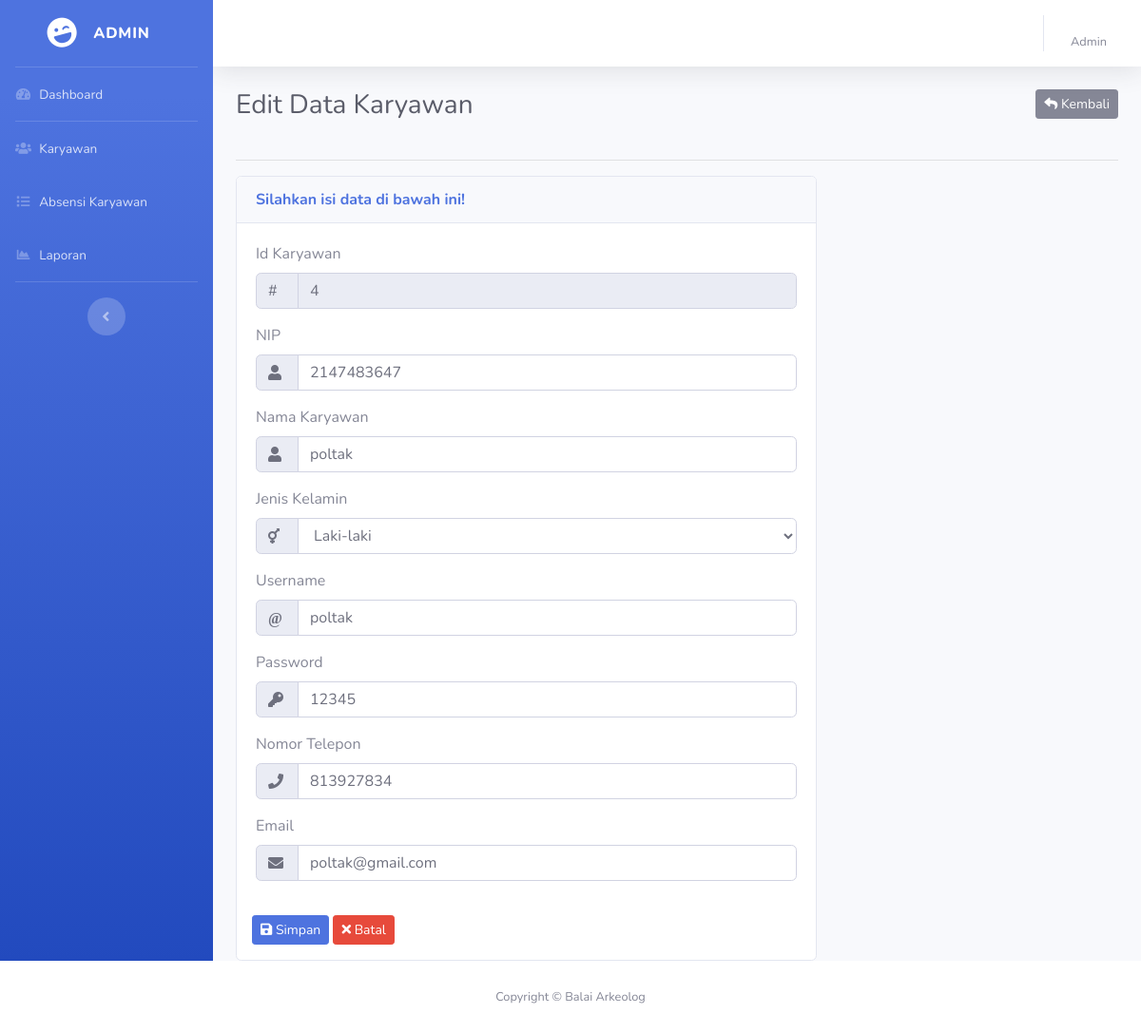
The app's page /admin/edit_karyawan.php?id=4 (signed in) with its own data.
### tables this page shows
CREATE TABLE `user` (
  `id` int(11) NOT NULL,
  `nip` int(20) NOT NULL,
  `nama` varchar(100) NOT NULL,
  `username` varchar(100) NOT NULL,
  `jenkel` varchar(100) NOT NULL,
  `password` varchar(100) NOT NULL,
  `email` varchar(100) NOT NULL,
  `no_hp` varchar(20) NOT NULL,
  `img` varchar(200) NOT NULL
);

### admin/edit_karyawan.php (the view, shortened to what this page needs)
<?php
require_once '../koneksi.php';
$id = $_GET['id'];
$query = mysqli_query($conn, "SELECT * FROM user WHERE id = $id");
$plgn = mysqli_fetch_assoc($query);
?>
<!DOCTYPE html>
<html lang="en">
<head>
  <link href="../_template/vendor/fontawesome-free/css/all.min.css" rel="stylesheet" type="text/css">
  <link href="../_template/css/sb-admin-2.min.css" rel="stylesheet">
</head>
<body id="page-top">
  <div id="wrapper">
    <?php require_once 'sidebar.php'; ?>
    <div id="content-wrapper" class="d-flex flex-column">
      <div id="content">
        <nav class="navbar navbar-expand navbar-light bg-white topbar mb-4 static-top shadow">
          <?php require_once 'topnav.php'; ?>
        </nav>
        <div class="container-fluid">
          <div class="clearfix">
            <h1 class="h3 mb-4 text-gray-800 float-left">Edit Data Karyawan</h1>
            <a href="data_karyawan.php" class="btn btn-secondary btn-sm float-right"><i class="fas fa-reply"></i> Kembali</a>
          </div>
          <hr>
          <div class="row">
            <div class="col-md-8">
              <div class="card">
                <div class="card-header">
                  <span class="text-primary"><strong>Silahkan isi data di bawah ini!</strong></span>
                </div>
                <div class="card-body">
                  <form action="proses_edit_karyawan.php?" method="POST">
                  <div class="form-group">
                      <label for="nis">Id Karyawan </label>
                      <div class="input-group">
                        <div class="input-group-prepend">
                          <div class="input-group-text">#</div>
                        </div>
                        <input type="text" class="form-control" placeholder="" name="id" autocomplete="off" required="required" value="<?php echo $plgn['id'] ?>" readonly>
                      </div>
                    </div>
                    <div class="form-group">
                      <label for="nama">NIP</label>
                      <div class="input-group">
                        <div class="input-group-prepend">
                          <div class="input-group-text"><i class="fas fa-user"></i></div>
                        </div>
                        <input type="text" class="form-control" value="<?php echo $plgn['nip']; ?>" placeholder="Masukan Nama" name="nip" autocomplete="off" required="required">
                      </div>
                    </div>
                  <div class="form-group">
                      <label for="nama">Nama Karyawan</label>
                      <div class="input-group">
                        <div class="input-group-prepend">
                          <div class="input-group-text"><i class="fas fa-user"></i></div>
                        </div>
                        <input type="text" class="form-control" value="<?php echo $plgn['nama']; ?>" placeholder="Masukan Nama" name="nama" autocomplete="off" required="required">
                      </div>
                    </div>
                    <div class="form-group">
                      <label for="agama">Jenis Kelamin</label>
                      <div class="input-group">
                        <div class="input-group-prepend">
                          <div class="input-group-text"><i class="fas fa-transgender"></i></div>
                        </div>
                        <select name="jenkel" class="form-control">
                          <option value="L" <?php if ($plgn['jenkel']  == 'L') {
                                              echo "selected";
                                            } ?>>Laki-laki</option>
                        </select>
                      </div>
                    </div>
                    <div class="form-group">
                      <label for="nama">Username</label>
                      <div class="input-group">
                        <div class="input-group-prepend">
                          <div class="input-group-text"><i class="fas">@</i></div>
                        </div>
                        <input type="text" value="<?php echo $plgn['username']; ?>" class="form-control" placeholder="Masukan Username" name="username" autocomplete="off" required="required">
                      </div>
                    </div>
                    <div class="form-group">
                      <label for="nama">Password</label>
                      <div class="input-group">
                        <div class="input-group-prepend">
                          <div class="input-group-text"><i class="fas fa-key"></i></div>
                        </div>
                        <input type="text" value="<?php echo $plgn['password']; ?>" class="form-control" placeholder="Masukan Password" name="password" autocomplete="off" required="required">
                      </div>
                    </div>
                    <div class="form-group">
                      <label for="nama">Nomor Telepon</label>
                      <div class="input-group">
                        <div class="input-group-prepend">
                          <div class="input-group-text"><i class="fas fa-phone"></i></div>
                        </div>
                        <input type="text" value="<?php echo $plgn['no_hp']; ?>" class="form-control" placeholder="Masukan Telepon" name="no_hp" autocomplete="off" required="required">
                      </div>
                    </div>
                    <div class="form-group">
                      <label for="nama">Email</label>
                      <div class="input-group">
                        <div class="input-group-prepend">
                          <div class="input-group-text"><i class="fas fa-envelope"></i></div>
                        </div>
                        <input type="text" value="<?php echo $plgn['email']; ?>" class="form-control" placeholder="Masukan Email" name="email" autocomplete="off" required="required">
                      </div>
                    </div>
                    </div>
                        <div class="ml-3 form-group">
                        <button type="submit" class="btn btn-primary btn-sm" name="simpan"><i class="fas fa-save"></i> Simpan</button>
                        <button type="reset" class="btn btn-danger btn-sm"><i class="fas fa-times"></i> Batal</button>
                      </div>
                </div>
              </div>
            </div>
          </div>
        </div>
      </div>
    </div>
    <footer class="sticky-footer bg-white">
      <div class="container my-auto">
        <div class="copyright text-center my-auto">
          <span>Copyright &copy; <?php echo $_SESSION['app_name']; ?> </span>
        </div>
      </div>
    </footer>
</body>
</html>

### admin/edit_karyawan.php (style rules this page uses)
.input-group-text { width: 45px; }

### records on screen
user: id "4", nip "2147483647", nama "poltak", jenkel "Laki-laki", username "poltak", password "12345", no_hp "813927834", email "poltak@gmail.com"

### other values on screen
$kelas1 "ADMIN"
$_SESSION['auth']['role_user'] "Admin"
$_SESSION['app_name'] "Balai Arkeolog"
